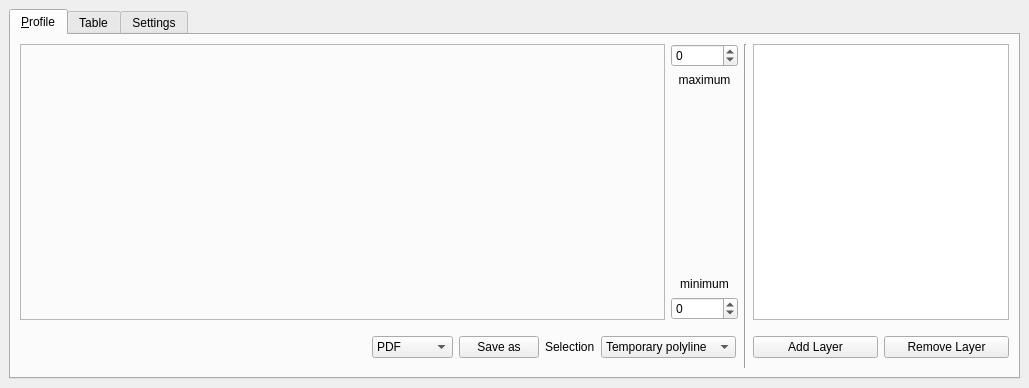
<?xml version="1.0" encoding="UTF-8"?>
<ui version="4.0">
 <class>ProfileTool</class>
 <widget class="QDockWidget" name="ProfileTool">
  <property name="geometry">
   <rect>
    <x>0</x>
    <y>0</y>
    <width>1029</width>
    <height>388</height>
   </rect>
  </property>
  <property name="windowTitle">
   <string>Profile Tool</string>
  </property>
  <widget class="QWidget" name="dockWidgetContents">
   <property name="sizePolicy">
    <sizepolicy hsizetype="Expanding" vsizetype="Expanding">
     <horstretch>0</horstretch>
     <verstretch>0</verstretch>
    </sizepolicy>
   </property>
   <layout class="QVBoxLayout" name="verticalLayout_3">
    <item>
     <widget class="QTabWidget" name="tabWidget">
      <property name="autoFillBackground">
       <bool>true</bool>
      </property>
      <property name="tabPosition">
       <enum>QTabWidget::North</enum>
      </property>
      <property name="tabShape">
       <enum>QTabWidget::Rounded</enum>
      </property>
      <property name="currentIndex">
       <number>0</number>
      </property>
      <property name="elideMode">
       <enum>Qt::ElideNone</enum>
      </property>
      <property name="usesScrollButtons">
       <bool>true</bool>
      </property>
      <widget class="QWidget" name="tab_1">
       <property name="sizePolicy">
        <sizepolicy hsizetype="Expanding" vsizetype="Expanding">
         <horstretch>0</horstretch>
         <verstretch>0</verstretch>
        </sizepolicy>
       </property>
       <attribute name="title">
        <string>&amp;Profile</string>
       </attribute>
       <layout class="QHBoxLayout" name="horizontalLayout_2">
        <item>
         <layout class="QGridLayout" name="gridLayout">
          <item row="0" column="5">
           <widget class="QTableView" name="tableView">
            <property name="sizePolicy">
             <sizepolicy hsizetype="Preferred" vsizetype="Expanding">
              <horstretch>0</horstretch>
              <verstretch>0</verstretch>
             </sizepolicy>
            </property>
            <property name="minimumSize">
             <size>
              <width>10</width>
              <height>10</height>
             </size>
            </property>
           </widget>
          </item>
          <item row="1" column="2" colspan="2">
           <widget class="QWidget" name="widget_save_buttons" native="true">
            <layout class="QHBoxLayout" name="horizontalLayout_3">
             <property name="margin">
              <number>2</number>
             </property>
             <item>
              <widget class="QStackedWidget" name="stackedWidget">
               <property name="currentIndex">
                <number>0</number>
               </property>
               <widget class="QWidget" name="page">
                <layout class="QHBoxLayout" name="horizontalLayout_4">
                 <item>
                  <spacer name="horizontalSpacer_2">
                   <property name="orientation">
                    <enum>Qt::Horizontal</enum>
                   </property>
                   <property name="sizeHint" stdset="0">
                    <size>
                     <width>0</width>
                     <height>20</height>
                    </size>
                   </property>
                  </spacer>
                 </item>
                </layout>
               </widget>
              </widget>
             </item>
             <item>
              <spacer name="horizontalSpacer">
               <property name="orientation">
                <enum>Qt::Horizontal</enum>
               </property>
               <property name="sizeHint" stdset="0">
                <size>
                 <width>1</width>
                 <height>20</height>
                </size>
               </property>
              </spacer>
             </item>
             <item>
              <widget class="QComboBox" name="cbxSaveAs">
               <item>
                <property name="text">
                 <string>PDF</string>
                </property>
               </item>
               <item>
                <property name="text">
                 <string>PNG</string>
                </property>
               </item>
               <item>
                <property name="text">
                 <string>SVG</string>
                </property>
               </item>
               <item>
                <property name="text">
                 <string>print (PS)</string>
                </property>
               </item>
              </widget>
             </item>
             <item>
              <widget class="QPushButton" name="butSaveAs">
               <property name="text">
                <string>Save as</string>
               </property>
              </widget>
             </item>
             <item>
              <widget class="QLabel" name="label">
               <property name="text">
                <string>Selection</string>
               </property>
              </widget>
             </item>
             <item>
              <widget class="QComboBox" name="comboBox">
               <property name="sizePolicy">
                <sizepolicy hsizetype="Minimum" vsizetype="Fixed">
                 <horstretch>0</horstretch>
                 <verstretch>0</verstretch>
                </sizepolicy>
               </property>
               <property name="frame">
                <bool>true</bool>
               </property>
               <item>
                <property name="text">
                 <string>Temporary polyline</string>
                </property>
               </item>
               <item>
                <property name="text">
                 <string>Selected polyline</string>
                </property>
               </item>
              </widget>
             </item>
            </layout>
           </widget>
          </item>
          <item row="0" column="3">
           <layout class="QVBoxLayout" name="verticalLayout_5">
            <item>
             <widget class="QSpinBox" name="sbMaxVal">
              <property name="minimum">
               <number>-99999</number>
              </property>
              <property name="maximum">
               <number>999999</number>
              </property>
             </widget>
            </item>
            <item>
             <widget class="QLabel" name="label_2">
              <property name="text">
               <string>maximum</string>
              </property>
              <property name="alignment">
               <set>Qt::AlignHCenter|Qt::AlignTop</set>
              </property>
             </widget>
            </item>
            <item>
             <spacer name="verticalSpacer_2">
              <property name="orientation">
               <enum>Qt::Vertical</enum>
              </property>
              <property name="sizeHint" stdset="0">
               <size>
                <width>20</width>
                <height>40</height>
               </size>
              </property>
             </spacer>
            </item>
            <item>
             <widget class="QLabel" name="label_3">
              <property name="text">
               <string>minimum</string>
              </property>
              <property name="alignment">
               <set>Qt::AlignBottom|Qt::AlignHCenter</set>
              </property>
              <property name="margin">
               <number>3</number>
              </property>
             </widget>
            </item>
            <item>
             <widget class="QSpinBox" name="sbMinVal">
              <property name="minimum">
               <number>-99999</number>
              </property>
              <property name="maximum">
               <number>999999</number>
              </property>
             </widget>
            </item>
           </layout>
          </item>
          <item row="0" column="2">
           <widget class="QFrame" name="frame_for_plot">
            <property name="sizePolicy">
             <sizepolicy hsizetype="Expanding" vsizetype="Preferred">
              <horstretch>0</horstretch>
              <verstretch>1</verstretch>
             </sizepolicy>
            </property>
            <property name="frameShape">
             <enum>QFrame::StyledPanel</enum>
            </property>
            <property name="frameShadow">
             <enum>QFrame::Raised</enum>
            </property>
            <layout class="QVBoxLayout" name="verticalLayout_9"/>
           </widget>
          </item>
          <item row="1" column="5">
           <layout class="QHBoxLayout" name="horizontalLayout">
            <property name="spacing">
             <number>6</number>
            </property>
            <property name="leftMargin">
             <number>0</number>
            </property>
            <property name="topMargin">
             <number>0</number>
            </property>
            <property name="bottomMargin">
             <number>0</number>
            </property>
            <item>
             <widget class="QPushButton" name="pushButton_2">
              <property name="minimumSize">
               <size>
                <width>10</width>
                <height>20</height>
               </size>
              </property>
              <property name="text">
               <string>Add Layer</string>
              </property>
              <property name="autoRepeat">
               <bool>false</bool>
              </property>
              <property name="autoDefault">
               <bool>false</bool>
              </property>
              <property name="default">
               <bool>false</bool>
              </property>
              <property name="flat">
               <bool>false</bool>
              </property>
             </widget>
            </item>
            <item>
             <widget class="QPushButton" name="pushButton">
              <property name="minimumSize">
               <size>
                <width>10</width>
                <height>20</height>
               </size>
              </property>
              <property name="text">
               <string>Remove Layer</string>
              </property>
             </widget>
            </item>
           </layout>
          </item>
          <item row="0" column="4" rowspan="2">
           <widget class="Line" name="line">
            <property name="minimumSize">
             <size>
              <width>0</width>
              <height>0</height>
             </size>
            </property>
            <property name="orientation">
             <enum>Qt::Vertical</enum>
            </property>
           </widget>
          </item>
         </layout>
        </item>
        <item>
         <layout class="QVBoxLayout" name="verticalLayout">
          <property name="bottomMargin">
           <number>2</number>
          </property>
         </layout>
        </item>
       </layout>
      </widget>
      <widget class="QWidget" name="tab_2">
       <attribute name="title">
        <string>Table</string>
       </attribute>
       <layout class="QVBoxLayout" name="verticalLayout_2">
        <item>
         <widget class="QScrollArea" name="scrollArea">
          <property name="widgetResizable">
           <bool>true</bool>
          </property>
          <widget class="QWidget" name="scrollAreaWidgetContents">
           <property name="geometry">
            <rect>
             <x>0</x>
             <y>0</y>
             <width>985</width>
             <height>302</height>
            </rect>
           </property>
          </widget>
         </widget>
        </item>
       </layout>
      </widget>
      <widget class="QWidget" name="tab">
       <attribute name="title">
        <string>Settings</string>
       </attribute>
       <layout class="QGridLayout" name="gridLayout_2">
        <item row="0" column="1">
         <widget class="QGroupBox" name="groupBox_3">
          <property name="title">
           <string>Plot library</string>
          </property>
          <layout class="QVBoxLayout" name="verticalLayout_8">
           <item>
            <widget class="QComboBox" name="cboLibrary"/>
           </item>
           <item>
            <widget class="QCheckBox" name="checkBox_mpl_tracking">
             <property name="enabled">
              <bool>false</bool>
             </property>
             <property name="text">
              <string>Link mouse position on graph with canvas</string>
             </property>
            </widget>
           </item>
          </layout>
         </widget>
        </item>
        <item row="0" column="0">
         <widget class="QGroupBox" name="groupBox_2">
          <property name="title">
           <string>Full Resolution</string>
          </property>
          <layout class="QVBoxLayout" name="verticalLayout_7">
           <item>
            <widget class="QCheckBox" name="checkBox">
             <property name="sizePolicy">
              <sizepolicy hsizetype="Preferred" vsizetype="Fixed">
               <horstretch>0</horstretch>
               <verstretch>0</verstretch>
              </sizepolicy>
             </property>
             <property name="text">
              <string>Full resolution enabled</string>
             </property>
            </widget>
           </item>
          </layout>
         </widget>
        </item>
        <item row="1" column="0">
         <spacer name="verticalSpacer">
          <property name="orientation">
           <enum>Qt::Vertical</enum>
          </property>
          <property name="sizeHint" stdset="0">
           <size>
            <width>20</width>
            <height>40</height>
           </size>
          </property>
         </spacer>
        </item>
       </layout>
      </widget>
     </widget>
    </item>
   </layout>
  </widget>
 </widget>
 <resources/>
 <connections/>
</ui>
